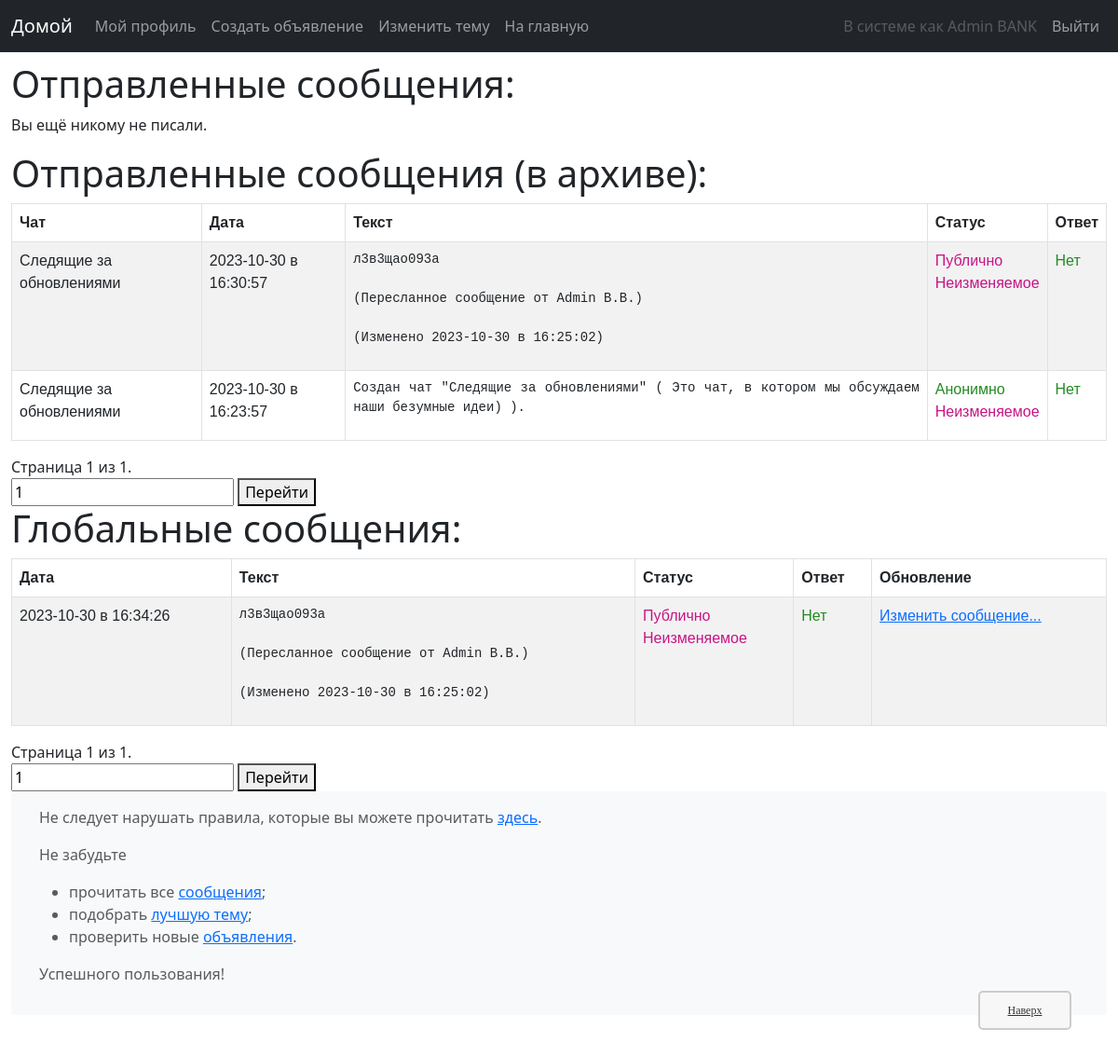
The app's page /messenger/messages/edit/ (signed in), older data.
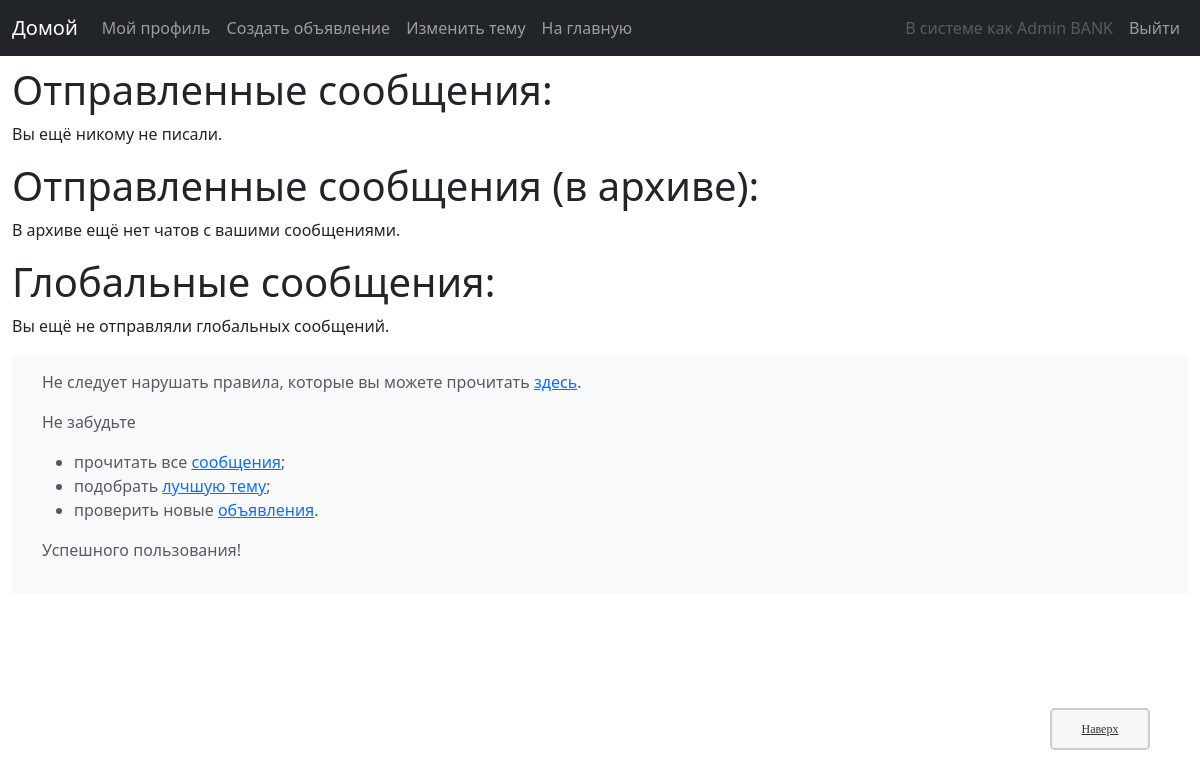
The same page, newer data.
### messenger/models.py (models this page shows, shortened)
class message(models.Model):
    date = models.DateField(default=datetime.date(year=1, month=1, day=1), verbose_name='Дата:')
    time = models.TimeField(default=datetime.time(hour=0), verbose_name="Время:")
    receiver = models.ForeignKey('chat', blank=True, on_delete=models.CASCADE, null=True, verbose_name="Получатель:")
    creator = models.ForeignKey(account, on_delete=models.CASCADE, null=True, verbose_name="Отправитель:")
    text = EncryptedTextField(verbose_name='Текст:')
    anonim = models.BooleanField(default=False, verbose_name='Если вы хотите отправить это сообщение анонимно, поставьте здесь галочку.')
    id = models.UUIDField(primary_key=True, default=uuid.uuid4, help_text="Уникальный ID сообщения.")
    date_of_edit = models.DateField(default=datetime.date(year=1, month=1, day=1), verbose_name="Дата последнего измененния:")
    time_of_edit = models.TimeField(default=datetime.time(hour=0), verbose_name="Время последнего изменения:")
    editable = models.BooleanField(default=True, editable=False)
    history = models.BooleanField(default=False, editable=False)
    anonim_legacy = models.BooleanField(default=False, editable=False)
    answer_for = models.ForeignKey('message', blank=True, on_delete=models.CASCADE, null=True, verbose_name="Ответ на сообщение:")
    def get_absolute_url(self):
        x = chat_valid.objects.get(what_chat=self.receiver) if self.receiver is not None else None
        flag = x is not None
        if not flag:
            flag = self.receiver is None
        else: flag = x.avaliable
        return reverse('messages-edit-n', args=[str(self.id)]) if flag else None
    def get_date(self):
        return f'{self.date} в {self.time}'.split('.')[0]
    def anonim_status(self):
        return 'Анонимно' if self.anonim or self.anonim_legacy else 'Публично'
    def display_text(self):
        f = self.date == self.date_of_edit and self.time == self.time_of_edit
        add_text = text.get_change_msg(self.date_of_edit, self.time_of_edit) if not f else ''
        return f'{crypto.decode(self.text["key"], self.text["alf"], self.text["msg"], self.text["msg_d"])}' + add_text
    class Meta:
        ordering = ["-date", "-time"]

class chat(models.Model):
    cnt = models.IntegerField(default=1, editable=False)
    name = models.CharField(max_length=50, default='', verbose_name='Название чата:')
    description = models.CharField(max_length=500, default='', verbose_name='Описание чата:')
    creator = models.ForeignKey(account, related_name='creator_chat', on_delete=models.CASCADE, null=True, verbose_name="Создатель:")
    anonim = models.BooleanField(default=False, verbose_name='Если вы хотите сделать чат анонимным, поставьте здесь галочку. Этот параметр неизменяем.')
    anonim_legacy = models.BooleanField(default=False, verbose_name='Поставьте галочку, если хотите разрешить участникам отправлять анонимные сообщения.')
    avaliable_resend_messages = models.BooleanField(default=True, verbose_name='Поставьте галочку, если хотите разрешить пересылать сообщения из этого чата.')
    chat_ico = models.ImageField(verbose_name="Иконка чата:")
    id = models.UUIDField(primary_key=True, default=uuid.uuid4, help_text="Уникальный ID чата.")
    class Meta:
        ordering = ["name"]

### messenger/views/messages.py (the view)
@login_required
def home_send(request):
    mess_pr = message.objects.filter(creator=request.user.account).exclude(receiver=None)
    mess_pr_ = message.objects.filter(creator=request.user.account).exclude(receiver=None)
    if list(mess_pr) != []:
        i = 0
        while True:
            if not chat_valid.objects.get(what_chat=mess_pr[i].receiver).avaliable:
                mess_pr = mess_pr.exclude(id=mess_pr[i].id)
                i -= 1
            i += 1
            if i >= len(mess_pr): break
    if list(mess_pr_) != []:
        i = 0
        while True:
            if chat_valid.objects.get(what_chat=mess_pr_[i].receiver).avaliable:
                mess_pr_ = mess_pr_.exclude(id=mess_pr_[i].id)
                i -= 1
            i += 1
            if i >= len(mess_pr_): break
    mess_pub = message.objects.filter(creator=request.user.account).filter(receiver=None)
    paginator1 = Paginator(mess_pr, 25)
    paginator2 = Paginator(mess_pub, 25)
    paginator3 = Paginator(mess_pr_, 25)
    page1 = request.GET.get('page1')
    page2 = request.GET.get('page2')
    page3 = request.GET.get('page3')
    try:
        items1 = paginator1.page(page1)
    except PageNotAnInteger:
        items1 = paginator1.page(1)
    except EmptyPage:
        items1 = paginator1.page(paginator1.num_pages)
    try:
        items2 = paginator2.page(page2)
    except PageNotAnInteger:
        items2 = paginator2.page(1)
    except EmptyPage:
        items2 = paginator2.page(paginator2.num_pages)
    try:
        items3 = paginator3.page(page3)
    except PageNotAnInteger:
        items3 = paginator3.page(1)
    except EmptyPage:
        items3 = paginator3.page(paginator3.num_pages)
    return render(
        request,
        'messenger/messages/messages_list.html',
        context={'messages': items1, 'messages_public': items2, 'items3': items3,},
    )

### bank/models.py (called while the page is built)
    def short_name(self):
        return f'{self.last_name} {self.first_name}'

### messenger/models.py (called while the page is built)
    def from_db_value(self, value, expression, connection):
        if value is None:
            return []
        return json.loads(value)

    def from_db_value(self, value, expression, connection):
        if value is None:
            return {"msg": "", "msg_d": "", "key": "", "alf": ""}
        try: return json.loads(value)
        except: return {"msg": "", "msg_d": "", "key": "", "alf": "BOTH"}

### utils/crypto.py (called while the page is built)
def replace_alphas(x: str, key: str, alf: str) -> int:
    key = encrypting_key(key, alf)
    dict_ = {f"{key[(i + 1) * 10 % len(key)]}": hex(i)[2:] for i in range(16)}
    return int(''.join([dict_[s] for s in x]), 16)

### utils/gens.py (called while the page is built)
def encrypting_key(key: str, alf: str) -> str:
    return key

def three_n_plus_one(i: int):
    return i // 2 if i & 1 == 0 else 3 * i + 1

def gen_shift(length: int, seed: int) -> list:
    rs = []
    x = seed
    for i in range(length):
        rs.append(x)
        x = three_n_plus_one(x)
        if x == 4:
            x = seed + 1
            seed += 1
    return rs

### templates/messenger/messages/messages_list.html (shortened to what the changed rows need)
{% extends "messenger/base_generic.html" %}
{% block content %}
<h1>Отправленные сообщения:</h1>
{% if messages %}
<table class="table table-striped table-bordered" cellpadding=30px>
    <thead>
        <tr>
            <th scope="col">Чат</th>
            <th scope="col">Дата</th>
            <th scope="col">Текст</th>
            <th scope="col">Статус</th>
            <th scope="col">Ответ</th>
            <th scope="col">Обновление</th>
        </tr>
    </thead>
    <tbody>
        {% for element in messages %}
        <tr>
            <td>{{ element.receiver.name }}</td>
            <td>{{ element.get_date }}</td>
            <td><pre class="text-break multiple-text">{{ element.display_text }}</pre></td>
            <td>
                <span {% if element.anonim %} class="green" {% elif not element.anonim_legacy %} class="red" {% endif %}>
                {{ element.anonim_status }}</span>
                <br />
                {% if element.editable %}
                <span class="green">Изменяемое</span>
                {% else %}
                <span class="red">Неизменяемое</span>
                {% endif %}
            </td>
            <td>{% if element.answer_for %}
                <a class="red" href="{{ element.get_absolute_url_for_view_answer }}">{{ element.get_text_for_view_answer }}</a>
                {% else %}<span class="green">Нет</span>{% endif %}</td>
            <td class="td"><a href="{{ element.get_absolute_url }}">Изменить сообщение...</a></td>
        </tr>
        {% endfor %}
    </tbody>
</table>
{% if messages.has_previous %}
    <a href="?page1={{ messages.previous_page_number }}">Предыдущая страница</a>
{% endif %}
<span class="page-current">
    Страница {{ messages.number }} из {{ messages.paginator.num_pages }}.
</span>
{% if messages.has_next %}
    <a href="?page1={{ messages.next_page_number }}">Следующая страница</a>
{% endif %}
<form method="GET" action="{% url 'messages-edit' %}">
    <input type="text" name="page1" value="{{ messages.number }}" />
    <button type="submit">Перейти</button>
</form>
{% else %}
    <p>Вы ещё никому не писали.</p>
{% endif %}
<h1>Отправленные сообщения (в архиве):</h1>
{% if items3 %}
<table class="table table-striped table-bordered" cellpadding=30px>
    <thead>
        <tr>
            <th scope="col">Чат</th>
            <th scope="col">Дата</th>
            <th scope="col">Текст</th>
            <th scope="col">Статус</th>
            <th scope="col">Ответ</th>
        </tr>
    </thead>
    <tbody>
        {% for element in items3 %}
        <tr>
            <td>{{ element.receiver.name }}</td>
            <td>{{ element.get_date }}</td>
            <td><pre class="text-break multiple-text">{{ element.display_text }}</pre></td>
            <td>
                <span {% if element.anonim %} class="green" {% elif not element.anonim_legacy %} class="red" {% endif %}>
                {{ element.anonim_status }}</span>
                <br />
                {% if element.editable %}
                <span class="green">Изменяемое</span>
                {% else %}
                <span class="red">Неизменяемое</span>
                {% endif %}
            </td>
            <td>{% if element.answer_for %}
                <a class="red" href="{{ element.get_absolute_url_for_view_answer }}">{{ element.get_text_for_view_answer }}</a>
                {% else %}<span class="green">Нет</span>{% endif %}</td>
        </tr>
        {% endfor %}
    </tbody>
</table>
<span class="page-current">
    Страница {{ items3.number }} из {{ items3.paginator.num_pages }}.
</span>
<form method="GET" action="{% url 'messages-edit' %}">
    <input type="text" name="page3" value="{{ items3.number }}" />
    <button type="submit">Перейти</button>
</form>
{% else %}
    <p>В архиве ещё нет чатов с вашими сообщениями.</p>
{% endif %}
<h1>Глобальные сообщения:</h1>
{% if messages_public %}
<table class="table table-striped table-bordered" cellpadding=30px>
    <thead>
        <tr>
            <th scope="col">Дата</th>
            <th scope="col">Текст</th>
            <th scope="col">Статус</th>
            <th scope="col">Ответ</th>
            <th scope="col">Обновление</th>
        </tr>
    </thead>
    <tbody>
        {% for element in messages_public %}
        <tr>
            <td>{{ element.get_date }}</td>
            <td><pre class="text-break multiple-text">{{ element.display_text }}</pre></td>
            <td>
                <span {% if element.anonim %} class="green" {% elif not element.anonim_legacy %} class="red" {% endif %}>
                {{ element.anonim_status }}</span>
                <br />
                {% if element.editable %}
                <span class="green">Изменяемое</span>
                {% else %}
                <span class="red">Неизменяемое</span>
                {% endif %}
            </td>
            <td>{% if element.answer_for %}
                <a class="red" href="{{ element.get_absolute_url_for_view_answer }}">{{ element.get_text_for_view_answer }}</a>
                {% else %}<span class="green">Нет</span>{% endif %}</td>
            <td class="td"><a href="{{ element.get_absolute_url }}">Изменить сообщение...</a></td>
        </tr>
        {% endfor %}
    </tbody>
</table>
<span class="page-current">
    Страница {{ messages_public.number }} из {{ messages_public.paginator.num_pages }}.
</span>
<form method="GET" action="{% url 'messages-edit' %}">
    <input type="text" name="page2" value="{{ messages_public.number }}" />
    <button type="submit">Перейти</button>
</form>
{% else %}
    <p>Вы ещё не отправляли глобальных сообщений.</p>
{% endif %}
{% endblock %}

Row changes from the older to the newer data that the page shows:
removed message: receiver.name "Следящие за обновлениями", get_date "2023-10-30 в 16:30:57", display_text "л3в3щао093а (Пересланное сообщение от Admin B.B.) (Изменено 2023-10-30 в 16:25:02)", anonim_status "Публично", editable "Неизменяемое", shows "Нет", shown under "Отправленные сообщения (в архиве):"
removed message: receiver.name "Следящие за обновлениями", get_date "2023-10-30 в 16:23:57", display_text "Создан чат \"Следящие за обновлениями\" ( Это чат, в котором мы обсуждаем наши безумные идеи) ).", anonim_status "Анонимно", editable "Неизменяемое", shows "Нет", shown under "Отправленные сообщения (в архиве):"
removed message: get_date "2023-10-30 в 16:34:26", display_text "л3в3щао093а (Пересланное сообщение от Admin B.B.) (Изменено 2023-10-30 в 16:25:02)", anonim_status "Публично", editable "Неизменяемое", shows "Нет", shown under "Глобальные сообщения:"
Text that changed along with them:
{{ items3.number }}: "1" → (not shown)
{{ items3.paginator.num_pages }}: "1" → (not shown)
form field page3: "1" → (not shown)
{{ messages_public.number }}: "1" → (not shown)
{{ messages_public.paginator.num_pages }}: "1" → (not shown)
form field page2: "1" → (not shown)
text no longer shown: "Чат Дата Текст Статус Ответ Страница из . Перейти Дата Текст Статус Ответ Обновление Страница из . Перейти"
text now shown: "В архиве ещё нет чатов с вашими сообщениями. Вы ещё не отправляли глобальных сообщений."
